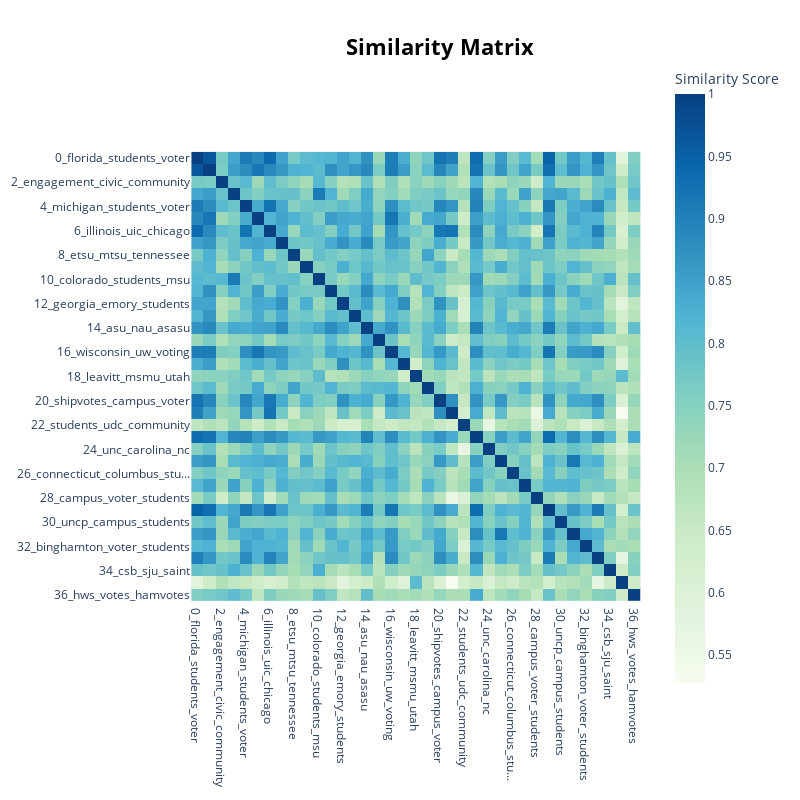

The notebook cell this image was saved under:
### Code cell
topic_model.visualize_heatmap()

topic_model.visualize_heatmap().write_html("./outputs/similarity.html")

### Figure 1 — Plotly figure (JSON) as saved in the notebook; plotly's stock layout.template omitted (floating-point values rounded to 4 significant figures; data arrays with more than 128 entries replaced by an {"elided": "..."} marker saying what was removed)
{"data": [{"coloraxis": "coloraxis", "hovertemplate": "x: %{x}<br>y: %{y}<br>Similarity Score: %{z}<extra></extra>", "name": "0", "type": "heatmap", "x": ["0_florida_students_voter", "1_following_nslve_plan", "2_engagement_civic_community", "3_osl_voter_vote", "4_michigan_students_voter", "5_voter_students_voting", "6_illinois_uic_chicago", "7_jmu_students_madison", "8_etsu_mtsu_tennessee", "9_ti_civic_engagement", "10_colorado_students_msu", "11_iowa_voter_campus", "12_georgia_emory_students", "13_indiana_iu_campus", "14_asu_nau_asasu", "15_students_campus_dartmouth", "16_wisconsin_uw_voting", "17_csun_students_san", "18_leavitt_msmu_utah", "19_mercer_voter_vote", "20_shipvotes_campus_voter", "21_tcnj_rider_jersey", "22_students_udc_community", "23_umsl_missouri_voter", "24_unc_carolina_nc", "25_umn_minnesota_register", "26_connecticut_columbus_stu...", "27_wesleyan_virginia_vwu", "28_campus_voter_students", "29_mica_umbc_civic", "30_uncp_campus_students", "31_ucsb_voter_clara", "32_binghamton_voter_students", "33_rit_rtv_roar", "34_csb_sju_saint", "35_rvotes_rvcc_plan", "36_hws_votes_hamvotes"], "xaxis": "x", "y": ["0_florida_students_voter", "1_following_nslve_plan", "2_engagement_civic_community", "3_osl_voter_vote", "4_michigan_students_voter", "5_voter_students_voting", "6_illinois_uic_chicago", "7_jmu_students_madison", "8_etsu_mtsu_tennessee", "9_ti_civic_engagement", "10_colorado_students_msu", "11_iowa_voter_campus", "12_georgia_emory_students", "13_indiana_iu_campus", "14_asu_nau_asasu", "15_students_campus_dartmouth", "16_wisconsin_uw_voting", "17_csun_students_san", "18_leavitt_msmu_utah", "19_mercer_voter_vote", "20_shipvotes_campus_voter", "21_tcnj_rider_jersey", "22_students_udc_community", "23_umsl_missouri_voter", "24_unc_carolina_nc", "25_umn_minnesota_register", "26_connecticut_columbus_stu...", "27_wesleyan_virginia_vwu", "28_campus_voter_students", "29_mica_umbc_civic", "30_uncp_campus_students", "31_ucsb_voter_clara", "32_binghamton_voter_students", "33_rit_rtv_roar", "34_csb_sju_saint", "35_rvotes_rvcc_plan", "36_hws_votes_hamvotes"], "yaxis": "y", "z": {"elided": "37x37 float values"}}], "layout": {"coloraxis": {"colorbar": {"title": {"text": "Similarity Score"}}, "colorscale": [[0, "rgb(247,252,240)"], [0.125, "rgb(224,243,219)"], [0.25, "rgb(204,235,197)"], [0.375, "rgb(168,221,181)"], [0.5, "rgb(123,204,196)"], [0.625, "rgb(78,179,211)"], [0.75, "rgb(43,140,190)"], [0.875, "rgb(8,104,172)"], [1, "rgb(8,64,129)"]]}, "height": 800, "hoverlabel": {"bgcolor": "white", "font": {"family": "Rockwell", "size": 16}}, "legend": {"title": {"text": "Trend"}}, "margin": {"t": 60}, "showlegend": true, "title": {"font": {"color": "Black", "size": 22}, "text": "<b>Similarity Matrix", "x": 0.55, "xanchor": "center", "y": 0.95, "yanchor": "top"}, "width": 800, "xaxis": {"anchor": "y", "autorange": true, "constrain": "domain", "domain": [0, 1], "range": [-0.5, 36.5], "scaleanchor": "y", "type": "category"}, "yaxis": {"anchor": "x", "autorange": true, "constrain": "domain", "domain": [0.145, 0.855], "range": [36.5, -0.5], "type": "category"}}}
